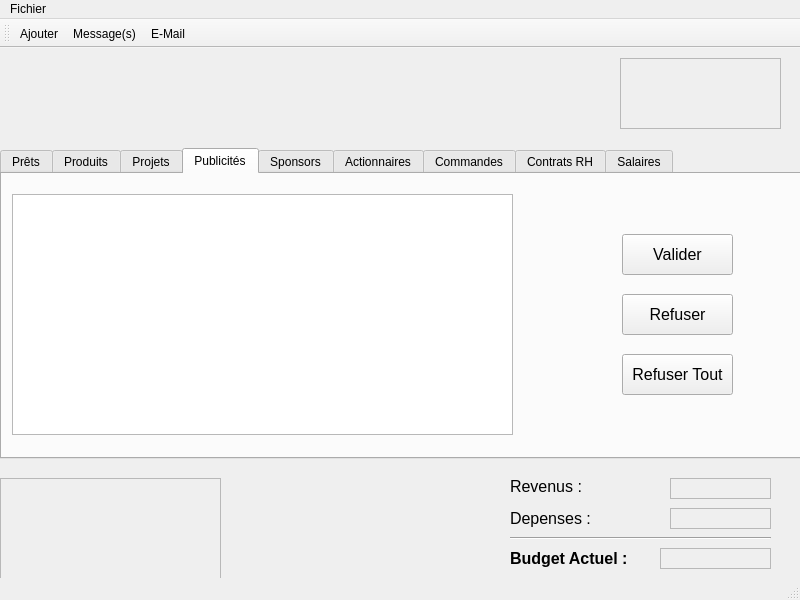
<?xml version="1.0" encoding="UTF-8"?>
<ui version="4.0">
 <class>Valider</class>
 <widget class="QMainWindow" name="Valider">
  <property name="geometry">
   <rect>
    <x>0</x>
    <y>0</y>
    <width>800</width>
    <height>600</height>
   </rect>
  </property>
  <property name="minimumSize">
   <size>
    <width>800</width>
    <height>600</height>
   </size>
  </property>
  <property name="maximumSize">
   <size>
    <width>800</width>
    <height>600</height>
   </size>
  </property>
  <property name="windowTitle">
   <string>Validation</string>
  </property>
  <property name="windowIcon">
   <iconset resource="rssources.qrc">
    <normaloff>:/images/logo_erp.png</normaloff>:/images/logo_erp.png</iconset>
  </property>
  <widget class="QWidget" name="centralWidget">
   <widget class="QTabWidget" name="tabWidget">
    <property name="enabled">
     <bool>true</bool>
    </property>
    <property name="geometry">
     <rect>
      <x>0</x>
      <y>100</y>
      <width>801</width>
      <height>311</height>
     </rect>
    </property>
    <property name="styleSheet">
     <string notr="true"/>
    </property>
    <property name="currentIndex">
     <number>3</number>
    </property>
    <property name="tabsClosable">
     <bool>false</bool>
    </property>
    <property name="movable">
     <bool>false</bool>
    </property>
    <widget class="QWidget" name="prets">
     <attribute name="title">
      <string>Prêts</string>
     </attribute>
     <widget class="QPushButton" name="validerButton">
      <property name="geometry">
       <rect>
        <x>620</x>
        <y>60</y>
        <width>111</width>
        <height>41</height>
       </rect>
      </property>
      <property name="font">
       <font>
        <pointsize>12</pointsize>
       </font>
      </property>
      <property name="text">
       <string>Valider</string>
      </property>
     </widget>
     <widget class="QPushButton" name="RefuserButton">
      <property name="geometry">
       <rect>
        <x>620</x>
        <y>120</y>
        <width>111</width>
        <height>41</height>
       </rect>
      </property>
      <property name="font">
       <font>
        <pointsize>12</pointsize>
       </font>
      </property>
      <property name="text">
       <string>Refuser</string>
      </property>
     </widget>
     <widget class="QPushButton" name="Refuser_ttButton">
      <property name="geometry">
       <rect>
        <x>620</x>
        <y>180</y>
        <width>111</width>
        <height>41</height>
       </rect>
      </property>
      <property name="font">
       <font>
        <pointsize>12</pointsize>
       </font>
      </property>
      <property name="text">
       <string>Refuser Tout</string>
      </property>
     </widget>
     <widget class="QTableView" name="tabPrets">
      <property name="geometry">
       <rect>
        <x>10</x>
        <y>20</y>
        <width>501</width>
        <height>241</height>
       </rect>
      </property>
     </widget>
     <zorder>tabPrets</zorder>
     <zorder>validerButton</zorder>
     <zorder>RefuserButton</zorder>
     <zorder>Refuser_ttButton</zorder>
    </widget>
    <widget class="QWidget" name="produits">
     <attribute name="title">
      <string>Produits</string>
     </attribute>
     <widget class="QTabWidget" name="tabWidgetCommande_2">
      <property name="geometry">
       <rect>
        <x>10</x>
        <y>40</y>
        <width>661</width>
        <height>221</height>
       </rect>
      </property>
      <property name="currentIndex">
       <number>0</number>
      </property>
      <widget class="QWidget" name="ProdProduction">
       <attribute name="title">
        <string>Production</string>
       </attribute>
       <widget class="QTableView" name="tabProduction">
        <property name="geometry">
         <rect>
          <x>10</x>
          <y>30</y>
          <width>461</width>
          <height>151</height>
         </rect>
        </property>
       </widget>
       <widget class="QPushButton" name="validerButtonProd">
        <property name="geometry">
         <rect>
          <x>540</x>
          <y>50</y>
          <width>91</width>
          <height>31</height>
         </rect>
        </property>
        <property name="font">
         <font>
          <pointsize>10</pointsize>
         </font>
        </property>
        <property name="text">
         <string>Valider</string>
        </property>
       </widget>
       <widget class="QPushButton" name="Refuser_ttButtonProd">
        <property name="geometry">
         <rect>
          <x>540</x>
          <y>130</y>
          <width>91</width>
          <height>31</height>
         </rect>
        </property>
        <property name="font">
         <font>
          <pointsize>10</pointsize>
         </font>
        </property>
        <property name="text">
         <string>Refuser Tout</string>
        </property>
       </widget>
       <widget class="QPushButton" name="RefuserButtonProd">
        <property name="geometry">
         <rect>
          <x>540</x>
          <y>90</y>
          <width>91</width>
          <height>31</height>
         </rect>
        </property>
        <property name="font">
         <font>
          <pointsize>10</pointsize>
         </font>
        </property>
        <property name="text">
         <string>Refuser</string>
        </property>
       </widget>
      </widget>
      <widget class="QWidget" name="ProdVente">
       <attribute name="title">
        <string>Vente</string>
       </attribute>
       <widget class="QPushButton" name="validerButtonVente">
        <property name="geometry">
         <rect>
          <x>540</x>
          <y>50</y>
          <width>91</width>
          <height>31</height>
         </rect>
        </property>
        <property name="font">
         <font>
          <pointsize>10</pointsize>
         </font>
        </property>
        <property name="text">
         <string>Valider</string>
        </property>
       </widget>
       <widget class="QPushButton" name="RefuserButtonVente">
        <property name="geometry">
         <rect>
          <x>540</x>
          <y>90</y>
          <width>91</width>
          <height>31</height>
         </rect>
        </property>
        <property name="font">
         <font>
          <pointsize>10</pointsize>
         </font>
        </property>
        <property name="text">
         <string>Refuser</string>
        </property>
       </widget>
       <widget class="QPushButton" name="Refuser_ttButtonVente">
        <property name="geometry">
         <rect>
          <x>540</x>
          <y>130</y>
          <width>91</width>
          <height>31</height>
         </rect>
        </property>
        <property name="font">
         <font>
          <pointsize>10</pointsize>
         </font>
        </property>
        <property name="text">
         <string>Refuser Tout</string>
        </property>
       </widget>
       <widget class="QTableView" name="tabVente">
        <property name="geometry">
         <rect>
          <x>10</x>
          <y>30</y>
          <width>461</width>
          <height>151</height>
         </rect>
        </property>
       </widget>
      </widget>
     </widget>
    </widget>
    <widget class="QWidget" name="projets">
     <attribute name="title">
      <string>Projets</string>
     </attribute>
     <widget class="QPushButton" name="Refuser_ttButtonProjet">
      <property name="geometry">
       <rect>
        <x>620</x>
        <y>180</y>
        <width>111</width>
        <height>41</height>
       </rect>
      </property>
      <property name="font">
       <font>
        <pointsize>12</pointsize>
       </font>
      </property>
      <property name="text">
       <string>Refuser Tout</string>
      </property>
     </widget>
     <widget class="QPushButton" name="RefuserButtonProjet">
      <property name="geometry">
       <rect>
        <x>620</x>
        <y>120</y>
        <width>111</width>
        <height>41</height>
       </rect>
      </property>
      <property name="font">
       <font>
        <pointsize>12</pointsize>
       </font>
      </property>
      <property name="text">
       <string>Refuser</string>
      </property>
     </widget>
     <widget class="QPushButton" name="validerButtonProjet">
      <property name="geometry">
       <rect>
        <x>620</x>
        <y>60</y>
        <width>111</width>
        <height>41</height>
       </rect>
      </property>
      <property name="font">
       <font>
        <pointsize>12</pointsize>
       </font>
      </property>
      <property name="text">
       <string>Valider</string>
      </property>
     </widget>
     <widget class="QTableView" name="tabProjets">
      <property name="geometry">
       <rect>
        <x>10</x>
        <y>20</y>
        <width>501</width>
        <height>241</height>
       </rect>
      </property>
     </widget>
    </widget>
    <widget class="QWidget" name="publicites">
     <attribute name="title">
      <string>Publicités</string>
     </attribute>
     <widget class="QTableView" name="tabPubs">
      <property name="geometry">
       <rect>
        <x>10</x>
        <y>20</y>
        <width>501</width>
        <height>241</height>
       </rect>
      </property>
     </widget>
     <widget class="QPushButton" name="RefuserButtonPub">
      <property name="geometry">
       <rect>
        <x>620</x>
        <y>120</y>
        <width>111</width>
        <height>41</height>
       </rect>
      </property>
      <property name="font">
       <font>
        <pointsize>12</pointsize>
       </font>
      </property>
      <property name="text">
       <string>Refuser</string>
      </property>
     </widget>
     <widget class="QPushButton" name="validerButtonPub">
      <property name="geometry">
       <rect>
        <x>620</x>
        <y>60</y>
        <width>111</width>
        <height>41</height>
       </rect>
      </property>
      <property name="font">
       <font>
        <pointsize>12</pointsize>
       </font>
      </property>
      <property name="text">
       <string>Valider</string>
      </property>
     </widget>
     <widget class="QPushButton" name="Refuser_ttButtonPub">
      <property name="geometry">
       <rect>
        <x>620</x>
        <y>180</y>
        <width>111</width>
        <height>41</height>
       </rect>
      </property>
      <property name="font">
       <font>
        <pointsize>12</pointsize>
       </font>
      </property>
      <property name="text">
       <string>Refuser Tout</string>
      </property>
     </widget>
    </widget>
    <widget class="QWidget" name="sponsors">
     <attribute name="title">
      <string>Sponsors</string>
     </attribute>
     <widget class="QPushButton" name="Refuser_ttButtonSponsor">
      <property name="geometry">
       <rect>
        <x>620</x>
        <y>180</y>
        <width>111</width>
        <height>41</height>
       </rect>
      </property>
      <property name="font">
       <font>
        <pointsize>12</pointsize>
       </font>
      </property>
      <property name="text">
       <string>Refuser Tout</string>
      </property>
     </widget>
     <widget class="QPushButton" name="RefuserButtonSponsor">
      <property name="geometry">
       <rect>
        <x>620</x>
        <y>120</y>
        <width>111</width>
        <height>41</height>
       </rect>
      </property>
      <property name="font">
       <font>
        <pointsize>12</pointsize>
       </font>
      </property>
      <property name="text">
       <string>Refuser</string>
      </property>
     </widget>
     <widget class="QPushButton" name="validerButtonSponsor">
      <property name="geometry">
       <rect>
        <x>620</x>
        <y>60</y>
        <width>111</width>
        <height>41</height>
       </rect>
      </property>
      <property name="font">
       <font>
        <pointsize>12</pointsize>
       </font>
      </property>
      <property name="text">
       <string>Valider</string>
      </property>
     </widget>
     <widget class="QTableView" name="tabSponsors">
      <property name="geometry">
       <rect>
        <x>10</x>
        <y>20</y>
        <width>501</width>
        <height>241</height>
       </rect>
      </property>
     </widget>
    </widget>
    <widget class="QWidget" name="actionnaires">
     <attribute name="title">
      <string>Actionnaires</string>
     </attribute>
     <widget class="QPushButton" name="Refuser_ttButtonAction">
      <property name="geometry">
       <rect>
        <x>620</x>
        <y>180</y>
        <width>111</width>
        <height>41</height>
       </rect>
      </property>
      <property name="font">
       <font>
        <pointsize>12</pointsize>
       </font>
      </property>
      <property name="text">
       <string>Refuser Tout</string>
      </property>
     </widget>
     <widget class="QPushButton" name="RefuserButtonAction">
      <property name="geometry">
       <rect>
        <x>620</x>
        <y>120</y>
        <width>111</width>
        <height>41</height>
       </rect>
      </property>
      <property name="font">
       <font>
        <pointsize>12</pointsize>
       </font>
      </property>
      <property name="text">
       <string>Refuser</string>
      </property>
     </widget>
     <widget class="QPushButton" name="validerButtonAction">
      <property name="geometry">
       <rect>
        <x>620</x>
        <y>60</y>
        <width>111</width>
        <height>41</height>
       </rect>
      </property>
      <property name="font">
       <font>
        <pointsize>12</pointsize>
       </font>
      </property>
      <property name="text">
       <string>Valider</string>
      </property>
     </widget>
     <widget class="QTableView" name="tabActionnaires">
      <property name="geometry">
       <rect>
        <x>10</x>
        <y>20</y>
        <width>501</width>
        <height>241</height>
       </rect>
      </property>
     </widget>
    </widget>
    <widget class="QWidget" name="commandes">
     <attribute name="title">
      <string>Commandes</string>
     </attribute>
     <widget class="QTabWidget" name="tabWidgetCommande">
      <property name="geometry">
       <rect>
        <x>10</x>
        <y>40</y>
        <width>661</width>
        <height>221</height>
       </rect>
      </property>
      <property name="currentIndex">
       <number>0</number>
      </property>
      <widget class="QWidget" name="prodCommande">
       <attribute name="title">
        <string>Production</string>
       </attribute>
       <widget class="QTableView" name="tabDevis">
        <property name="geometry">
         <rect>
          <x>10</x>
          <y>30</y>
          <width>461</width>
          <height>151</height>
         </rect>
        </property>
       </widget>
       <widget class="QPushButton" name="validerButtonDevis">
        <property name="geometry">
         <rect>
          <x>540</x>
          <y>50</y>
          <width>91</width>
          <height>31</height>
         </rect>
        </property>
        <property name="font">
         <font>
          <pointsize>10</pointsize>
         </font>
        </property>
        <property name="text">
         <string>Valider</string>
        </property>
       </widget>
       <widget class="QPushButton" name="Refuser_ttButtonDevis">
        <property name="geometry">
         <rect>
          <x>540</x>
          <y>130</y>
          <width>91</width>
          <height>31</height>
         </rect>
        </property>
        <property name="font">
         <font>
          <pointsize>10</pointsize>
         </font>
        </property>
        <property name="text">
         <string>Refuser Tout</string>
        </property>
       </widget>
       <widget class="QPushButton" name="RefuserButtonDevis">
        <property name="geometry">
         <rect>
          <x>540</x>
          <y>90</y>
          <width>91</width>
          <height>31</height>
         </rect>
        </property>
        <property name="font">
         <font>
          <pointsize>10</pointsize>
         </font>
        </property>
        <property name="text">
         <string>Refuser</string>
        </property>
       </widget>
      </widget>
      <widget class="QWidget" name="RD_3">
       <attribute name="title">
        <string>RechDev</string>
       </attribute>
       <widget class="QPushButton" name="validerButtonComm">
        <property name="geometry">
         <rect>
          <x>540</x>
          <y>50</y>
          <width>91</width>
          <height>31</height>
         </rect>
        </property>
        <property name="font">
         <font>
          <pointsize>10</pointsize>
         </font>
        </property>
        <property name="text">
         <string>Valider</string>
        </property>
       </widget>
       <widget class="QPushButton" name="RefuserButtonComm">
        <property name="geometry">
         <rect>
          <x>540</x>
          <y>90</y>
          <width>91</width>
          <height>31</height>
         </rect>
        </property>
        <property name="font">
         <font>
          <pointsize>10</pointsize>
         </font>
        </property>
        <property name="text">
         <string>Refuser</string>
        </property>
       </widget>
       <widget class="QPushButton" name="Refuser_ttButtonComm">
        <property name="geometry">
         <rect>
          <x>540</x>
          <y>130</y>
          <width>91</width>
          <height>31</height>
         </rect>
        </property>
        <property name="font">
         <font>
          <pointsize>10</pointsize>
         </font>
        </property>
        <property name="text">
         <string>Refuser Tout</string>
        </property>
       </widget>
       <widget class="QTableView" name="tabCommandes">
        <property name="geometry">
         <rect>
          <x>10</x>
          <y>30</y>
          <width>461</width>
          <height>151</height>
         </rect>
        </property>
       </widget>
      </widget>
      <widget class="QWidget" name="tab_REP">
       <attribute name="title">
        <string>Réparation</string>
       </attribute>
       <widget class="QPushButton" name="Refuser_ttButtonRep">
        <property name="geometry">
         <rect>
          <x>540</x>
          <y>130</y>
          <width>91</width>
          <height>31</height>
         </rect>
        </property>
        <property name="font">
         <font>
          <pointsize>10</pointsize>
         </font>
        </property>
        <property name="text">
         <string>Refuser Tout</string>
        </property>
       </widget>
       <widget class="QTableView" name="tabReparation">
        <property name="geometry">
         <rect>
          <x>10</x>
          <y>30</y>
          <width>461</width>
          <height>151</height>
         </rect>
        </property>
       </widget>
       <widget class="QPushButton" name="RefuserButtonRep">
        <property name="geometry">
         <rect>
          <x>540</x>
          <y>90</y>
          <width>91</width>
          <height>31</height>
         </rect>
        </property>
        <property name="font">
         <font>
          <pointsize>10</pointsize>
         </font>
        </property>
        <property name="text">
         <string>Refuser</string>
        </property>
       </widget>
       <widget class="QPushButton" name="validerButtonRep">
        <property name="geometry">
         <rect>
          <x>540</x>
          <y>50</y>
          <width>91</width>
          <height>31</height>
         </rect>
        </property>
        <property name="font">
         <font>
          <pointsize>10</pointsize>
         </font>
        </property>
        <property name="text">
         <string>Valider</string>
        </property>
       </widget>
      </widget>
     </widget>
    </widget>
    <widget class="QWidget" name="contratsRH">
     <attribute name="title">
      <string>Contrats RH</string>
     </attribute>
     <widget class="QPushButton" name="Valider_ttButtonContrat">
      <property name="geometry">
       <rect>
        <x>610</x>
        <y>50</y>
        <width>121</width>
        <height>41</height>
       </rect>
      </property>
      <property name="font">
       <font>
        <pointsize>10</pointsize>
       </font>
      </property>
      <property name="text">
       <string>Payer Indemnité</string>
      </property>
     </widget>
     <widget class="QPushButton" name="RefuserButtonContrat">
      <property name="geometry">
       <rect>
        <x>610</x>
        <y>150</y>
        <width>121</width>
        <height>41</height>
       </rect>
      </property>
      <property name="font">
       <font>
        <pointsize>10</pointsize>
       </font>
      </property>
      <property name="text">
       <string>Refuser</string>
      </property>
     </widget>
     <widget class="QPushButton" name="Refuser_ttButtonContrat">
      <property name="geometry">
       <rect>
        <x>610</x>
        <y>200</y>
        <width>121</width>
        <height>41</height>
       </rect>
      </property>
      <property name="font">
       <font>
        <pointsize>10</pointsize>
       </font>
      </property>
      <property name="text">
       <string>Refuser Tout</string>
      </property>
     </widget>
     <widget class="QPushButton" name="validerButtonContrat">
      <property name="geometry">
       <rect>
        <x>610</x>
        <y>100</y>
        <width>121</width>
        <height>41</height>
       </rect>
      </property>
      <property name="font">
       <font>
        <pointsize>10</pointsize>
       </font>
      </property>
      <property name="text">
       <string>Valider Contrat</string>
      </property>
     </widget>
     <widget class="QTableView" name="tabContrats">
      <property name="geometry">
       <rect>
        <x>10</x>
        <y>20</y>
        <width>501</width>
        <height>241</height>
       </rect>
      </property>
     </widget>
    </widget>
    <widget class="QWidget" name="salaires">
     <attribute name="title">
      <string>Salaires</string>
     </attribute>
     <widget class="QPushButton" name="Refuser_ttButtonPaie">
      <property name="geometry">
       <rect>
        <x>620</x>
        <y>180</y>
        <width>111</width>
        <height>41</height>
       </rect>
      </property>
      <property name="font">
       <font>
        <pointsize>12</pointsize>
       </font>
      </property>
      <property name="text">
       <string>Refuser Tout</string>
      </property>
     </widget>
     <widget class="QPushButton" name="RefuserButtonPaie">
      <property name="geometry">
       <rect>
        <x>620</x>
        <y>120</y>
        <width>111</width>
        <height>41</height>
       </rect>
      </property>
      <property name="font">
       <font>
        <pointsize>12</pointsize>
       </font>
      </property>
      <property name="text">
       <string>Refuser</string>
      </property>
     </widget>
     <widget class="QPushButton" name="validerButtonPaie">
      <property name="geometry">
       <rect>
        <x>620</x>
        <y>60</y>
        <width>111</width>
        <height>41</height>
       </rect>
      </property>
      <property name="font">
       <font>
        <pointsize>12</pointsize>
       </font>
      </property>
      <property name="text">
       <string>Valider</string>
      </property>
     </widget>
     <widget class="QTableView" name="tabPaie">
      <property name="geometry">
       <rect>
        <x>10</x>
        <y>20</y>
        <width>501</width>
        <height>241</height>
       </rect>
      </property>
     </widget>
    </widget>
   </widget>
   <widget class="QLabel" name="Rev">
    <property name="geometry">
     <rect>
      <x>510</x>
      <y>430</y>
      <width>71</width>
      <height>16</height>
     </rect>
    </property>
    <property name="font">
     <font>
      <pointsize>12</pointsize>
      <strikeout>false</strikeout>
      <kerning>true</kerning>
     </font>
    </property>
    <property name="cursor">
     <cursorShape>ArrowCursor</cursorShape>
    </property>
    <property name="text">
     <string>Revenus :</string>
    </property>
   </widget>
   <widget class="QFrame" name="cowboys">
    <property name="geometry">
     <rect>
      <x>0</x>
      <y>430</y>
      <width>221</width>
      <height>111</height>
     </rect>
    </property>
    <property name="styleSheet">
     <string notr="true">image: url(:/images/logo_groupe.png);</string>
    </property>
    <property name="frameShape">
     <enum>QFrame::StyledPanel</enum>
    </property>
    <property name="frameShadow">
     <enum>QFrame::Raised</enum>
    </property>
   </widget>
   <widget class="Line" name="line">
    <property name="geometry">
     <rect>
      <x>510</x>
      <y>480</y>
      <width>261</width>
      <height>21</height>
     </rect>
    </property>
    <property name="orientation">
     <enum>Qt::Horizontal</enum>
    </property>
   </widget>
   <widget class="QLabel" name="Dep">
    <property name="geometry">
     <rect>
      <x>510</x>
      <y>460</y>
      <width>81</width>
      <height>21</height>
     </rect>
    </property>
    <property name="font">
     <font>
      <pointsize>12</pointsize>
     </font>
    </property>
    <property name="text">
     <string>Depenses :</string>
    </property>
   </widget>
   <widget class="QFrame" name="edferp">
    <property name="geometry">
     <rect>
      <x>620</x>
      <y>10</y>
      <width>161</width>
      <height>71</height>
     </rect>
    </property>
    <property name="styleSheet">
     <string notr="true">image: url(:/images/logo_edf_erp.png);</string>
    </property>
    <property name="frameShape">
     <enum>QFrame::StyledPanel</enum>
    </property>
    <property name="frameShadow">
     <enum>QFrame::Raised</enum>
    </property>
   </widget>
   <widget class="QLabel" name="Bud_Global">
    <property name="geometry">
     <rect>
      <x>510</x>
      <y>500</y>
      <width>131</width>
      <height>21</height>
     </rect>
    </property>
    <property name="font">
     <font>
      <pointsize>12</pointsize>
      <weight>75</weight>
      <bold>true</bold>
     </font>
    </property>
    <property name="text">
     <string>Budget Actuel :</string>
    </property>
   </widget>
   <widget class="QLabel" name="ValRev">
    <property name="geometry">
     <rect>
      <x>670</x>
      <y>430</y>
      <width>101</width>
      <height>21</height>
     </rect>
    </property>
    <property name="font">
     <font>
      <pointsize>11</pointsize>
     </font>
    </property>
    <property name="frameShape">
     <enum>QFrame::StyledPanel</enum>
    </property>
    <property name="text">
     <string/>
    </property>
   </widget>
   <widget class="QLabel" name="ValDep">
    <property name="geometry">
     <rect>
      <x>670</x>
      <y>460</y>
      <width>101</width>
      <height>21</height>
     </rect>
    </property>
    <property name="font">
     <font>
      <pointsize>11</pointsize>
     </font>
    </property>
    <property name="frameShape">
     <enum>QFrame::StyledPanel</enum>
    </property>
    <property name="text">
     <string/>
    </property>
   </widget>
   <widget class="QLabel" name="ValBudGlob">
    <property name="geometry">
     <rect>
      <x>660</x>
      <y>500</y>
      <width>111</width>
      <height>21</height>
     </rect>
    </property>
    <property name="font">
     <font>
      <pointsize>11</pointsize>
      <weight>75</weight>
      <italic>false</italic>
      <bold>true</bold>
     </font>
    </property>
    <property name="frameShape">
     <enum>QFrame::StyledPanel</enum>
    </property>
    <property name="text">
     <string/>
    </property>
   </widget>
  </widget>
  <widget class="QMenuBar" name="menuBar">
   <property name="geometry">
    <rect>
     <x>0</x>
     <y>0</y>
     <width>800</width>
     <height>21</height>
    </rect>
   </property>
   <widget class="QMenu" name="menuAjouter">
    <property name="title">
     <string>Fichier</string>
    </property>
    <addaction name="actionAjouter"/>
    <addaction name="actionMessage_s"/>
    <addaction name="actionE_Mail"/>
    <addaction name="actionFermer"/>
   </widget>
   <addaction name="menuAjouter"/>
  </widget>
  <widget class="QToolBar" name="mainToolBar">
   <attribute name="toolBarArea">
    <enum>TopToolBarArea</enum>
   </attribute>
   <attribute name="toolBarBreak">
    <bool>false</bool>
   </attribute>
   <addaction name="actionAjouter"/>
   <addaction name="actionMessage_s"/>
   <addaction name="actionE_Mail"/>
  </widget>
  <widget class="QStatusBar" name="statusBar"/>
  <action name="actionAjouter">
   <property name="icon">
    <iconset resource="rssources.qrc">
     <normaloff>:/images/ajout.png</normaloff>:/images/ajout.png</iconset>
   </property>
   <property name="text">
    <string>Ajouter...</string>
   </property>
  </action>
  <action name="actionFermer">
   <property name="text">
    <string>Fermer</string>
   </property>
  </action>
  <action name="actionMessage_s">
   <property name="icon">
    <iconset resource="rssources.qrc">
     <normaloff>:/images/inbox.png</normaloff>:/images/inbox.png</iconset>
   </property>
   <property name="text">
    <string>Message(s)</string>
   </property>
   <property name="toolTip">
    <string>Boite de récéption</string>
   </property>
  </action>
  <action name="actionE_Mail">
   <property name="icon">
    <iconset resource="rssources.qrc">
     <normaloff>:/images/email.png</normaloff>:/images/email.png</iconset>
   </property>
   <property name="text">
    <string>E-Mail</string>
   </property>
  </action>
 </widget>
 <layoutdefault spacing="6" margin="11"/>
 <resources>
  <include location="rssources.qrc"/>
 </resources>
 <connections/>
</ui>
